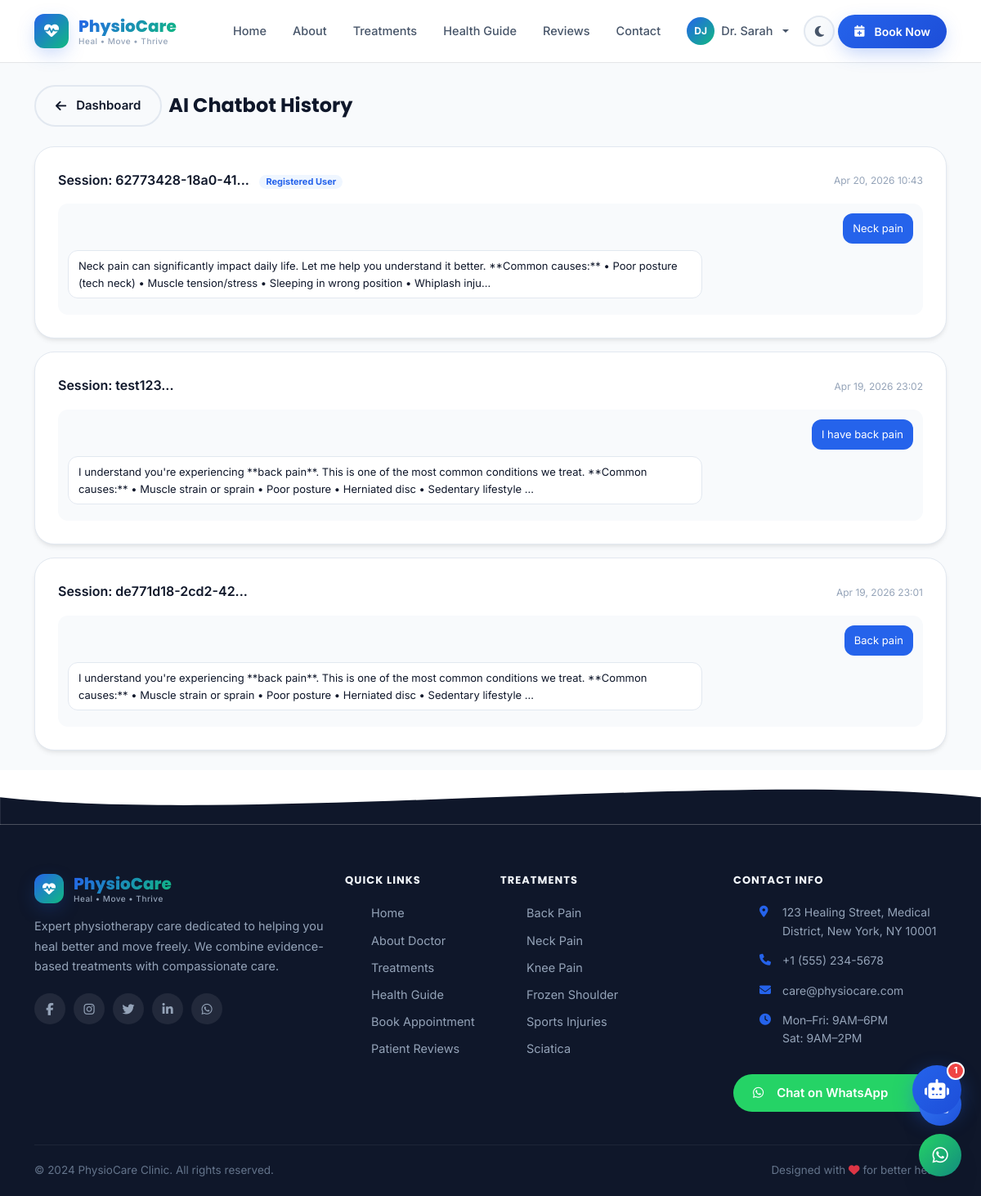
Page /admin/chat-history (signed in) on the committed database.
### app/models.py (models this page shows, shortened)
class User(db.Model, UserMixin):
    __tablename__ = 'users'
    id = db.Column(db.Integer, primary_key=True)
    username = db.Column(db.String(64), unique=True, nullable=False)
    email = db.Column(db.String(120), unique=True, nullable=False)
    password_hash = db.Column(db.String(256))
    role = db.Column(db.String(20), default='patient')  # admin, doctor, patient
    first_name = db.Column(db.String(64))
    last_name = db.Column(db.String(64))
    phone = db.Column(db.String(20))
    date_of_birth = db.Column(db.Date)
    address = db.Column(db.String(256))
    medical_history = db.Column(db.Text)
    profile_image = db.Column(db.String(256))
    is_active = db.Column(db.Boolean, default=True)
    created_at = db.Column(db.DateTime, default=datetime.utcnow)
    last_login = db.Column(db.DateTime)
    appointments = db.relationship('Appointment', backref='patient', lazy='dynamic',
                                   foreign_keys='Appointment.user_id')
    chat_histories = db.relationship('ChatHistory', backref='user', lazy='dynamic')

class ChatHistory(db.Model):
    __tablename__ = 'chat_histories'
    id = db.Column(db.Integer, primary_key=True)
    session_id = db.Column(db.String(64), nullable=False)
    user_id = db.Column(db.Integer, db.ForeignKey('users.id'), nullable=True)
    messages = db.Column(db.Text)  # JSON array of {role, content, timestamp}
    created_at = db.Column(db.DateTime, default=datetime.utcnow)
    updated_at = db.Column(db.DateTime, default=datetime.utcnow, onupdate=datetime.utcnow)
    def get_messages(self):
        try:
            return json.loads(self.messages) if self.messages else []
        except:
            return []

### app/routes/admin.py (the view)
@admin.route('/chat-history')
@login_required
@admin_required
def chat_history():
    histories = ChatHistory.query.order_by(ChatHistory.updated_at.desc()).limit(50).all()
    return render_template('admin/chat_history.html', histories=histories, config=current_app.config)

### app/models.py (called while the page is built)
@login_manager.user_loader
def load_user(user_id):
    return User.query.get(int(user_id))

### app/routes/admin.py (called while the page is built)
def admin_required(f):
    @wraps(f)
    def decorated(*args, **kwargs):
        if not current_user.is_authenticated or current_user.role not in ['admin', 'doctor']:
            flash('Access denied.', 'danger')
            return redirect(url_for('auth.login'))
        return f(*args, **kwargs)
    return decorated

### app/templates/admin/chat_history.html (shortened to what this page needs)
{% extends "base.html" %}
{% block content %}
<div style="padding-top:80px;min-height:100vh;background:var(--bg-secondary);">
  <div class="container py-4">
    <div class="d-flex align-items-center mb-4">
      <a href="{{ url_for('admin.dashboard') }}" class="btn btn-ghost btn-sm me-2">
        <i class="fas fa-arrow-left me-1"></i>Dashboard
      </a>
      <h4 class="mb-0">AI Chatbot History</h4>
    </div>
    <div class="row g-3">
      {% for h in histories %}
      <div class="col-12">
        <div class="card-premium">
          <div class="d-flex justify-content-between align-items-center mb-3">
            <div>
              <span style="font-weight:600;">Session: {{ h.session_id[:16] }}...</span>
              {% if h.user_id %}<span class="ms-2 badge" style="background:var(--primary-light);color:var(--primary);font-size:11px;padding:3px 8px;border-radius:20px;">Registered User</span>{% endif %}
            </div>
            <span style="font-size:12px;color:var(--text-muted);">{{ h.updated_at.strftime('%b %d, %Y %H:%M') }}</span>
          </div>
          {% set msgs = h.get_messages() %}
          <div style="max-height:200px;overflow-y:auto;background:var(--bg-secondary);border-radius:12px;padding:12px;">
            {% for m in msgs[-6:] %}
            <div class="mb-2 d-flex {% if m.role == 'user' %}justify-content-end{% endif %}">
              <div style="max-width:75%;padding:8px 12px;border-radius:12px;font-size:13px;
                           background:{% if m.role == 'user' %}var(--primary){% else %}var(--card-bg){% endif %};
                           color:{% if m.role == 'user' %}white{% else %}var(--text){% endif %};
                           border:{% if m.role == 'bot' %}1px solid var(--border){% else %}none{% endif %};">
                {{ m.content[:200] }}{% if m.content|length > 200 %}...{% endif %}
              </div>
            </div>
            {% endfor %}
          </div>
        </div>
      </div>
      {% else %}
      <div class="col-12 text-center py-5">
        <i class="fas fa-robot fa-3x mb-3" style="color:var(--text-muted);opacity:0.3;"></i>
        <p class="text-muted">No chat sessions yet</p>
      </div>
      {% endfor %}
    </div>
  </div>
</div>
{% endblock %}

### app/templates/base.html (shortened to what this page needs)
<!DOCTYPE html>
<html lang="en" data-theme="light">
<head>
    <link href="https://cdn.jsdelivr.net/npm/bootstrap@5.3.2/dist/css/bootstrap.min.css" rel="stylesheet">
    <link rel="stylesheet" href="https://cdnjs.cloudflare.com/ajax/libs/font-awesome/6.5.1/css/all.min.css">
    <link href="https://unpkg.com/aos@2.3.1/dist/aos.css" rel="stylesheet">
    <link rel="stylesheet" href="{{ url_for('static', filename='css/style.css') }}">
</head>
<body>
<nav class="navbar navbar-expand-lg fixed-top" id="mainNav">
    <div class="container">
        <a class="navbar-brand" href="{{ url_for('main.index') }}">
            <div class="brand-logo">
                <div class="brand-icon">
                    <i class="fas fa-heartbeat"></i>
                </div>
                <div class="brand-text">
                    <span class="brand-name">PhysioCare</span>
                    <span class="brand-tagline">Heal • Move • Thrive</span>
                </div>
            </div>
        </a>
        <div class="collapse navbar-collapse" id="navbarNav">
            <ul class="navbar-nav ms-auto align-items-lg-center gap-lg-1">
                <li class="nav-item">
                    <a class="nav-link {% if request.endpoint == 'main.index' %}active{% endif %}" href="{{ url_for('main.index') }}">Home</a>
                </li>
                <li class="nav-item">
                    <a class="nav-link {% if request.endpoint == 'main.about' %}active{% endif %}" href="{{ url_for('main.about') }}">About</a>
                </li>
                <li class="nav-item">
                    <a class="nav-link {% if 'treatment' in request.endpoint %}active{% endif %}" href="{{ url_for('main.treatments') }}">Treatments</a>
                </li>
                <li class="nav-item">
                    <a class="nav-link {% if request.endpoint == 'main.health_guidance' %}active{% endif %}" href="{{ url_for('main.health_guidance') }}">Health Guide</a>
                </li>
                <li class="nav-item">
                    <a class="nav-link {% if request.endpoint == 'main.testimonials' %}active{% endif %}" href="{{ url_for('main.testimonials') }}">Reviews</a>
                </li>
                <li class="nav-item">
                    <a class="nav-link {% if request.endpoint == 'main.contact' %}active{% endif %}" href="{{ url_for('main.contact') }}">Contact</a>
                </li>
                {% if current_user.is_authenticated %}
                    <li class="nav-item dropdown">
                        <a class="nav-link dropdown-toggle user-menu" href="#" data-bs-toggle="dropdown">
                            <div class="user-avatar">{{ current_user.first_name[0] }}{{ current_user.last_name[0] if current_user.last_name else '' }}</div>
                            {{ current_user.first_name }}
                        </a>
                    </li>
                {% else %}
                    <li class="nav-item">
                        <a class="nav-link" href="{{ url_for('auth.login') }}">Login</a>
                    </li>
                {% endif %}
                <li class="nav-item">
                    <button class="theme-toggle" id="themeToggle" title="Toggle dark mode">
                        <i class="fas fa-moon" id="themeIcon"></i>
                    </button>
                </li>
                <li class="nav-item">
                    <a class="btn btn-primary nav-cta" href="{{ url_for('appointments.book') }}">
                        <i class="fas fa-calendar-plus me-1"></i> Book Now
                    </a>
                </li>
            </ul>
        </div>
    </div>
</nav>
<main>
    {% block content %}{% endblock %}
</main>
<footer class="footer">
    <div class="footer-wave">
        <svg viewBox="0 0 1440 80" fill="none" xmlns="http://www.w3.org/2000/svg">
            <path d="M0,40 C360,80 1080,0 1440,40 L1440,80 L0,80 Z" fill="var(--footer-bg)"/>
        </svg>
    </div>
    <div class="footer-body">
        <div class="container">
            <div class="row g-4">
                <div class="col-lg-4">
                    <div class="footer-brand">
                        <div class="brand-logo mb-3">
                            <div class="brand-icon brand-icon-sm">
                                <i class="fas fa-heartbeat"></i>
                            </div>
                            <div class="brand-text">
                                <span class="brand-name">PhysioCare</span>
                                <span class="brand-tagline">Heal • Move • Thrive</span>
                            </div>
                        </div>
                        <p class="footer-desc">Expert physiotherapy care dedicated to helping you heal better and move freely. We combine evidence-based treatments with compassionate care.</p>
                        <div class="social-links">
                            <a href="#" class="social-link" aria-label="Facebook"><i class="fab fa-facebook-f"></i></a>
                            <a href="#" class="social-link" aria-label="Instagram"><i class="fab fa-instagram"></i></a>
                            <a href="#" class="social-link" aria-label="Twitter"><i class="fab fa-twitter"></i></a>
                            <a href="#" class="social-link" aria-label="LinkedIn"><i class="fab fa-linkedin-in"></i></a>
                            <a href="https://wa.me/{{ config.WHATSAPP_NUMBER }}" class="social-link social-wa" aria-label="WhatsApp">
                                <i class="fab fa-whatsapp"></i>
                            </a>
                        </div>
                    </div>
                </div>
                <div class="col-lg-2 col-md-4">
                    <h6 class="footer-heading">Quick Links</h6>
                    <ul class="footer-links">
                        <li><a href="{{ url_for('main.index') }}">Home</a></li>
                        <li><a href="{{ url_for('main.about') }}">About Doctor</a></li>
                        <li><a href="{{ url_for('main.treatments') }}">Treatments</a></li>
                        <li><a href="{{ url_for('main.health_guidance') }}">Health Guide</a></li>
                        <li><a href="{{ url_for('appointments.book') }}">Book Appointment</a></li>
                        <li><a href="{{ url_for('main.testimonials') }}">Patient Reviews</a></li>
                    </ul>
                </div>
                <div class="col-lg-3 col-md-4">
                    <h6 class="footer-heading">Treatments</h6>
                    <ul class="footer-links">
                        <li><a href="{{ url_for('main.treatment_detail', slug='back-pain-relief') }}">Back Pain</a></li>
                        <li><a href="{{ url_for('main.treatment_detail', slug='neck-pain-treatment') }}">Neck Pain</a></li>
                        <li><a href="{{ url_for('main.treatment_detail', slug='knee-pain-rehabilitation') }}">Knee Pain</a></li>
                        <li><a href="{{ url_for('main.treatment_detail', slug='frozen-shoulder') }}">Frozen Shoulder</a></li>
                        <li><a href="{{ url_for('main.treatment_detail', slug='sports-injury-rehabilitation') }}">Sports Injuries</a></li>
                        <li><a href="{{ url_for('main.treatment_detail', slug='sciatica-treatment') }}">Sciatica</a></li>
                    </ul>
                </div>
                <div class="col-lg-3 col-md-4">
                    <h6 class="footer-heading">Contact Info</h6>
                    <ul class="footer-contact">
                        <li>
                            <i class="fas fa-map-marker-alt"></i>
                            <span>{{ config.CLINIC_ADDRESS }}</span>
                        </li>
                        <li>
                            <i class="fas fa-phone"></i>
                            <a href="tel:{{ config.CLINIC_PHONE }}">{{ config.CLINIC_PHONE }}</a>
                        </li>
                        <li>
                            <i class="fas fa-envelope"></i>
                            <a href="mailto:{{ config.CLINIC_EMAIL }}">{{ config.CLINIC_EMAIL }}</a>
                        </li>
                        <li>
                            <i class="fas fa-clock"></i>
                            <span>Mon–Fri: 9AM–6PM<br>Sat: 9AM–2PM</span>
                        </li>
                    </ul>
                    <a href="https://wa.me/{{ config.WHATSAPP_NUMBER }}?text=Hello%20PhysioCare%2C%20I%20need%20help"
                       class="btn btn-wa w-100 mt-3" target="_blank">
                        <i class="fab fa-whatsapp me-2"></i>Chat on WhatsApp
                    </a>
                </div>
            </div>
            <div class="footer-bottom">
                <div class="row align-items-center">
                    <div class="col-md-6">
                        <p class="footer-copy">© 2024 {{ config.CLINIC_NAME }}. All rights reserved.</p>
                    </div>
                    <div class="col-md-6 text-md-end">
                        <p class="footer-copy">Designed with <i class="fas fa-heart text-danger"></i> for better health</p>
                    </div>
                </div>
            </div>
        </div>
    </div>
</footer>
<div class="chatbot-wrapper" id="chatbotWrapper">
    <div class="chatbot-bubble" id="chatbotBubble" onclick="toggleChatbot()">
        <div class="chatbot-icon">
            <i class="fas fa-robot" id="chatbotOpenIcon"></i>
        </div>
        <div class="chatbot-badge" id="chatbotBadge">1</div>
    </div>
</div>
<div class="floating-actions">
    <a href="tel:{{ config.CLINIC_PHONE }}" class="fab-btn fab-call" title="Call Us">
        <i class="fas fa-phone"></i>
    </a>
    <a href="https://wa.me/{{ config.WHATSAPP_NUMBER }}?text=Hello%20PhysioCare" target="_blank"
       class="fab-btn fab-whatsapp" title="WhatsApp">
        <i class="fab fa-whatsapp"></i>
    </a>
</div>
</body>
</html>

### rows in the picture
User: first_name "D", last_name "J", first_name "Dr. Sarah"
ChatHistory: session_id "62773428-18a0-41", shows "Registered User", updated_at "Apr 20, 2026 10:43", content "Neck pain" "Neck pain can significantly impact daily life. Let me help you understand it better. **Common causes:** • Poor posture (tech neck) • Muscle tension/stress • Sleeping in wrong position • Whiplash inju"
ChatHistory: session "test123", updated_at "Apr 19, 2026 23:02", content "I have back pain" "I understand you're experiencing **back pain**. This is one of the most common conditions we treat. **Common causes:** • Muscle strain or sprain • Poor posture • Herniated disc • Sedentary lifestyle"
ChatHistory: session_id "de771d18-2cd2-42", updated_at "Apr 19, 2026 23:01", content "Back pain" "I understand you're experiencing **back pain**. This is one of the most common conditions we treat. **Common causes:** • Muscle strain or sprain • Poor posture • Herniated disc • Sedentary lifestyle"

### other values in the picture
{{ config.CLINIC_ADDRESS }} "123 Healing Street, Medical District, New York, NY 10001"
{{ config.CLINIC_PHONE }} "+1 (555) 234-5678"
{{ config.CLINIC_EMAIL }} "care@physiocare.com"
{{ config.CLINIC_NAME }} "PhysioCare Clinic"
